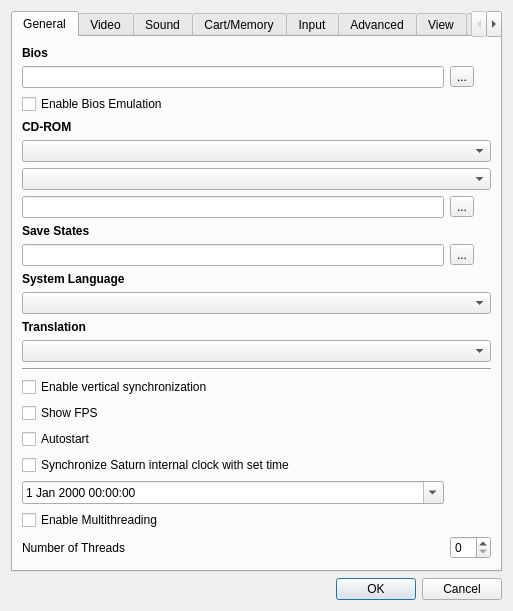
<?xml version="1.0" encoding="UTF-8"?>
<ui version="4.0">
 <class>UISettings</class>
 <widget class="QDialog" name="UISettings">
  <property name="geometry">
   <rect>
    <x>0</x>
    <y>0</y>
    <width>513</width>
    <height>523</height>
   </rect>
  </property>
  <property name="windowTitle">
   <string>Settings</string>
  </property>
  <layout class="QVBoxLayout">
   <item>
    <widget class="QTabWidget" name="twPages">
     <property name="currentIndex">
      <number>0</number>
     </property>
     <widget class="QWidget" name="wGeneral">
      <attribute name="title">
       <string>General</string>
      </attribute>
      <layout class="QGridLayout" name="gridLayout1">
       <item row="21" column="0">
        <widget class="QCheckBox" name="cbEnableMultiThreading">
         <property name="text">
          <string>Enable Multithreading</string>
         </property>
        </widget>
       </item>
       <item row="19" column="0">
        <widget class="QCheckBox" name="cbClockSync">
         <property name="text">
          <string>Synchronize Saturn internal clock with set time</string>
         </property>
        </widget>
       </item>
       <item row="23" column="0">
        <spacer>
         <property name="orientation">
          <enum>Qt::Vertical</enum>
         </property>
         <property name="sizeHint" stdset="0">
          <size>
           <width>20</width>
           <height>2</height>
          </size>
         </property>
        </spacer>
       </item>
       <item row="1" column="0">
        <widget class="QLineEdit" name="leBios"/>
       </item>
       <item row="1" column="1">
        <widget class="QToolButton" name="tbBios">
         <property name="text">
          <string>...</string>
         </property>
        </widget>
       </item>
       <item row="4" column="0" colspan="2">
        <widget class="QLabel" name="lCdRom">
         <property name="font">
          <font>
           <weight>75</weight>
           <bold>true</bold>
          </font>
         </property>
         <property name="text">
          <string>CD-ROM</string>
         </property>
         <property name="textFormat">
          <enum>Qt::PlainText</enum>
         </property>
        </widget>
       </item>
       <item row="5" column="0" colspan="2">
        <widget class="QComboBox" name="cbCdRom"/>
       </item>
       <item row="7" column="0">
        <widget class="QLineEdit" name="leCdRom"/>
       </item>
       <item row="7" column="1">
        <widget class="QToolButton" name="tbCdRom">
         <property name="text">
          <string>...</string>
         </property>
        </widget>
       </item>
       <item row="8" column="0" colspan="2">
        <widget class="QLabel" name="lSaveStates">
         <property name="font">
          <font>
           <weight>75</weight>
           <bold>true</bold>
          </font>
         </property>
         <property name="text">
          <string>Save States</string>
         </property>
         <property name="textFormat">
          <enum>Qt::PlainText</enum>
         </property>
        </widget>
       </item>
       <item row="9" column="0">
        <widget class="QLineEdit" name="leSaveStates"/>
       </item>
       <item row="9" column="1">
        <widget class="QToolButton" name="tbSaveStates">
         <property name="text">
          <string>...</string>
         </property>
        </widget>
       </item>
       <item row="10" column="0" colspan="2">
	<widget class="QLabel" name="lSysLanguageID">
         <property name="font">
          <font>
           <weight>75</weight>
           <bold>true</bold>
          </font>
         </property>
         <property name="text">
          <string>System Language</string>
         </property>
         <property name="textFormat">
          <enum>Qt::PlainText</enum>
         </property>
        </widget>
       </item>
       <item row="11" column="0" colspan="2">
        <widget class="QComboBox" name="cbSysLanguageID"/>
       </item>
       <item row="12" column="0" colspan="2">
        <widget class="QLabel" name="lTranslation">
         <property name="font">
          <font>
           <weight>75</weight>
           <bold>true</bold>
          </font>
         </property>
         <property name="text">
          <string>Translation</string>
         </property>
         <property name="textFormat">
          <enum>Qt::PlainText</enum>
         </property>
        </widget>
       </item>
       <item row="14" column="0" colspan="2">
        <widget class="Line" name="line">
         <property name="orientation">
          <enum>Qt::Horizontal</enum>
         </property>
        </widget>
       </item>
       <item row="15" column="0" colspan="2">
        <widget class="QCheckBox" name="cbEnableVSync">
         <property name="text">
          <string>Enable vertical synchronization</string>
         </property>
        </widget>
       </item>
       <item row="16" column="0" colspan="2">
        <widget class="QCheckBox" name="cbShowFPS">
         <property name="text">
          <string>Show FPS</string>
         </property>
        </widget>
       </item>
       <item row="17" column="0" colspan="2">
        <widget class="QCheckBox" name="cbAutostart">
         <property name="text">
          <string>Autostart</string>
         </property>
        </widget>
       </item>
       <item row="0" column="0" colspan="2">
        <widget class="QLabel" name="lBios">
         <property name="font">
          <font>
           <weight>75</weight>
           <bold>true</bold>
          </font>
         </property>
         <property name="text">
          <string>Bios</string>
         </property>
         <property name="textFormat">
          <enum>Qt::PlainText</enum>
         </property>
        </widget>
       </item>
       <item row="6" column="0" colspan="2">
        <widget class="QComboBox" name="cbCdDrive">
         <property name="sizePolicy">
          <sizepolicy hsizetype="Minimum" vsizetype="Fixed">
           <horstretch>0</horstretch>
           <verstretch>0</verstretch>
          </sizepolicy>
         </property>
        </widget>
       </item>
       <item row="13" column="0" colspan="2">
        <widget class="QComboBox" name="cbTranslation"/>
       </item>
       <item row="20" column="0">
        <widget class="QDateTimeEdit" name="dteBaseTime">
         <property name="calendarPopup">
          <bool>true</bool>
         </property>
        </widget>
       </item>
       <item row="22" column="0">
        <widget class="QLabel" name="label_2">
         <property name="text">
          <string>Number of Threads</string>
         </property>
        </widget>
       </item>
       <item row="22" column="1">
        <widget class="QSpinBox" name="sbNumberOfThreads"/>
       </item>
       <item row="2" column="0">
        <widget class="QCheckBox" name="cbEnableBiosEmulation">
         <property name="text">
          <string>Enable Bios Emulation</string>
         </property>
        </widget>
       </item>
      </layout>
     </widget>
     <widget class="QWidget" name="wVideo">
      <attribute name="title">
       <string>Video</string>
      </attribute>
      <layout class="QGridLayout" name="gridLayout2">
       <item row="3" column="0" colspan="3">
        <widget class="QLabel" name="lOSDCore">
         <property name="font">
          <font>
           <weight>75</weight>
           <bold>true</bold>
          </font>
         </property>
         <property name="text">
          <string>OSD Core</string>
         </property>
         <property name="textFormat">
          <enum>Qt::PlainText</enum>
         </property>
        </widget>
       </item>
       <item row="6" column="0" colspan="3">
        <widget class="QComboBox" name="cbAspectRatio"/>
       </item>
       <item row="1" column="0" colspan="3">
        <widget class="QComboBox" name="cbVideoCore"/>
       </item>
       <item row="5" column="0" colspan="3">
        <widget class="QLabel" name="lWinResolution">
         <property name="font">
          <font>
           <weight>75</weight>
           <bold>true</bold>
          </font>
         </property>
         <property name="text">
          <string>Window Resolution</string>
         </property>
         <property name="textFormat">
          <enum>Qt::PlainText</enum>
         </property>
        </widget>
       </item>
       <item row="12" column="0">
        <widget class="QCheckBox" name="cbFullscreen">
         <property name="text">
          <string>Start in Fullscreen</string>
         </property>
        </widget>
       </item>
       <item row="4" column="0" colspan="3">
        <widget class="QComboBox" name="cbOSDCore"/>
       </item>
       <item row="0" column="0" colspan="3">
        <widget class="QLabel" name="lVideoCore">
         <property name="font">
          <font>
           <weight>75</weight>
           <bold>true</bold>
          </font>
         </property>
         <property name="text">
          <string>Video Core</string>
         </property>
         <property name="textFormat">
          <enum>Qt::PlainText</enum>
         </property>
        </widget>
       </item>
		<item row="19" column="0">
			<widget class="QLabel" name="UpscaleFilter">
				<property name="font">
				<font>
					<weight>75</weight>
					<bold>true</bold>
				</font>
				</property>
				<property name="text">
					<string>Upscale Filter :</string>
				</property>
				<property name="textFormat">
					<enum>Qt::PlainText</enum>
				</property>
				<property name="alignment" >
					<set>Qt::AlignRight|Qt::AlignVCenter</set>
				</property>
			</widget>
		</item>
		<item row="19" column="1">
			<widget class="QComboBox" name="cbUpscaleMode"/>
		</item>
		<item row="20" column="0">
			<widget class="QLabel" name="Embellishmentfilter">
				<property name="font">
				<font>
					<weight>75</weight>
					<bold>true</bold>
				</font>
				</property>
				<property name="text">
					<string>Embellishment filter :</string>
				</property>
				<property name="textFormat">
					<enum>Qt::PlainText</enum>
				</property>
				<property name="alignment" >
					<set>Qt::AlignRight|Qt::AlignVCenter</set>
				</property>
			</widget>
		</item>
		<item row="20" column="1">
		<widget class="QComboBox" name="cbFilterMode"/>
		</item>
		<item row="21" column="0">
			<widget class="QLabel" name="OpenGLSize">
				<property name="font">
				<font>
					<weight>75</weight>
					<bold>true</bold>
				</font>
				</property>
				<property name="text">
					<string>Window size :</string>
				</property>
				<property name="textFormat">
					<enum>Qt::PlainText</enum>
				</property>
				<property name="alignment" >
					<set>Qt::AlignRight|Qt::AlignVCenter</set>
				</property>
			</widget>
		</item>
       <item row="21" column="1">
        <widget class="QComboBox" name="cbResolution"/>
       </item>
		<item row="22" column="0">
			<widget class="QLabel" name="Tesselation">
				<property name="font">
				<font>
					<weight>75</weight>
					<bold>true</bold>
				</font>
				</property>
				<property name="text">
					<string>Tesselation :</string>
				</property>
				<property name="textFormat">
					<enum>Qt::PlainText</enum>
				</property>
				<property name="alignment" >
					<set>Qt::AlignRight|Qt::AlignVCenter</set>
				</property>
			</widget>
		</item>
       <item row="22" column="1">
        <widget class="QComboBox" name="cbPolygonGeneration"/>
       </item>
		<item row="23" column="0">
			<widget class="QLabel" name="TVEffect">
				<property name="font">
				<font>
					<weight>75</weight>
					<bold>true</bold>
				</font>
				</property>
				<property name="text">
					<string>TV effect :</string>
				</property>
				<property name="textFormat">
					<enum>Qt::PlainText</enum>
				</property>
				<property name="alignment" >
					<set>Qt::AlignRight|Qt::AlignVCenter</set>
				</property>
			</widget>
		</item>
    <item row="23" column="1">
      <widget class="QComboBox" name="cbScanlineFilter"/>
    </item>
    <item row="24" column="0">
      <widget class="QLabel" name="MeshMode">
        <property name="font">
        <font>
          <weight>75</weight>
          <bold>true</bold>
        </font>
        </property>
        <property name="text">
          <string>Mesh Mode :</string>
        </property>
        <property name="textFormat">
          <enum>Qt::PlainText</enum>
        </property>
        <property name="alignment" >
          <set>Qt::AlignRight|Qt::AlignVCenter</set>
        </property>
      </widget>
    </item>
    <item row="24" column="1">
      <widget class="QComboBox" name="cbMeshModeFilter"/>
    </item>
    <item row="25" column="0">
      <widget class="QLabel" name="GPU RBG">
        <property name="font">
          <font>
            <weight>75</weight>
            <bold>true</bold>
          </font>
        </property>
        <property name="text">
          <string>GPU RBG :</string>
        </property>
        <property name="textFormat">
          <enum>Qt::PlainText</enum>
        </property>
        <property name="alignment" >
          <set>Qt::AlignRight|Qt::AlignVCenter</set>
        </property>
      </widget>
    </item>
    <item row="25" column="1">
      <widget class="QComboBox" name="cbGPURBG"/>
    </item>
    <item row="26" column="0">
      <widget class="QLabel" name="BandingMode">
        <property name="font">
        <font>
          <weight>75</weight>
          <bold>true</bold>
        </font>
        </property>
        <property name="text">
          <string>Gouraud Mode :</string>
        </property>
        <property name="textFormat">
          <enum>Qt::PlainText</enum>
        </property>
        <property name="alignment" >
          <set>Qt::AlignRight|Qt::AlignVCenter</set>
        </property>
      </widget>
    </item>
    <item row="26" column="1">
      <widget class="QComboBox" name="cbBandingModeFilter"/>
    </item>
    <item row="27" column="0">
			<widget class="QLabel" name="Wireframe">
				<property name="font">
				<font>
					<weight>75</weight>
					<bold>true</bold>
				</font>
				</property>
				<property name="text">
					<string>Wireframe :</string>
				</property>
				<property name="textFormat">
					<enum>Qt::PlainText</enum>
				</property>
				<property name="alignment" >
					<set>Qt::AlignRight|Qt::AlignVCenter</set>
				</property>
			</widget>
		</item>
    <item row="27" column="1">
      <widget class="QComboBox" name="cbWireframeFilter"/>
    </item>
      </layout>
     </widget>
     <widget class="QWidget" name="wSound">
      <attribute name="title">
       <string>Sound</string>
      </attribute>
      <layout class="QVBoxLayout">
       <item>
        <widget class="QLabel" name="lSoundCore">
         <property name="font">
          <font>
           <weight>75</weight>
           <bold>true</bold>
          </font>
         </property>
         <property name="text">
          <string>Sound Core</string>
         </property>
         <property name="textFormat">
          <enum>Qt::PlainText</enum>
         </property>
        </widget>
       </item>
       <item>
        <widget class="QComboBox" name="cbSoundCore"/>
       </item>
       <item>
        <spacer>
         <property name="orientation">
          <enum>Qt::Vertical</enum>
         </property>
         <property name="sizeHint" stdset="0">
          <size>
           <width>20</width>
           <height>2</height>
          </size>
         </property>
        </spacer>
       </item>
      </layout>
     </widget>
     <widget class="QWidget" name="wCartMemory">
      <attribute name="title">
       <string>Cart/Memory</string>
      </attribute>
      <layout class="QGridLayout" name="gridLayout3">
       <item row="9" column="3">
        <widget class="QToolButton" name="tbMemory">
         <property name="text">
          <string>...</string>
         </property>
        </widget>
       </item>
       <item row="5" column="3">
        <widget class="QToolButton" name="tbCartridge">
         <property name="text">
          <string>...</string>
         </property>
        </widget>
       </item>
       <item row="8" column="0" colspan="4">
        <widget class="QLabel" name="lMemory">
         <property name="font">
          <font>
           <weight>75</weight>
           <bold>true</bold>
          </font>
         </property>
         <property name="text">
          <string>Memory</string>
         </property>
         <property name="textFormat">
          <enum>Qt::PlainText</enum>
         </property>
        </widget>
       </item>
       <item row="10" column="0" colspan="4">
        <widget class="QLabel" name="lMpegROM">
         <property name="font">
          <font>
           <weight>75</weight>
           <bold>true</bold>
          </font>
         </property>
         <property name="text">
          <string>Mpeg ROM</string>
         </property>
         <property name="textFormat">
          <enum>Qt::PlainText</enum>
         </property>
        </widget>
       </item>
       <item row="9" column="0" colspan="3">
        <widget class="QLineEdit" name="leMemory"/>
       </item>
       <item row="13" column="1">
        <spacer>
         <property name="orientation">
          <enum>Qt::Vertical</enum>
         </property>
         <property name="sizeHint" stdset="0">
          <size>
           <width>20</width>
           <height>2</height>
          </size>
         </property>
        </spacer>
       </item>
       <item row="11" column="3">
        <widget class="QToolButton" name="tbMpegROM">
         <property name="text">
          <string>...</string>
         </property>
        </widget>
       </item>
       <item row="5" column="0" colspan="3">
        <widget class="QLineEdit" name="leCartridge">
         <property name="inputMask">
          <string/>
         </property>
        </widget>
       </item>
       <item row="11" column="0" colspan="3">
        <widget class="QLineEdit" name="leMpegROM"/>
       </item>
       <item row="0" column="0" colspan="4">
        <widget class="QLabel" name="lCartridge">
         <property name="font">
          <font>
           <weight>75</weight>
           <bold>true</bold>
          </font>
         </property>
         <property name="text">
          <string>Cartridge</string>
         </property>
         <property name="textFormat">
          <enum>Qt::PlainText</enum>
         </property>
        </widget>
       </item>
       <item row="2" column="2" colspan="2">
        <widget class="QLineEdit" name="leCartridgeModemIP">
         <property name="toolTip">
          <string/>
         </property>
         <property name="inputMask">
          <string/>
         </property>
         <property name="maxLength">
          <number>15</number>
         </property>
        </widget>
       </item>
       <item row="1" column="0" colspan="4">
        <widget class="QComboBox" name="cbCartridge"/>
       </item>
       <item row="2" column="0" colspan="4">
        <widget class="QComboBox" name="cbSTVGame"/>
       </item>
       <item row="2" column="0">
        <widget class="QLabel" name="lCartridgeModemIP">
         <property name="text">
          <string>Default Dial IP</string>
         </property>
        </widget>
       </item>
       <item row="4" column="2" colspan="2">
        <widget class="QLineEdit" name="leCartridgeModemPort">
         <property name="toolTip">
          <string/>
         </property>
         <property name="text">
          <string notr="true"/>
         </property>
         <property name="maxLength">
          <number>5</number>
         </property>
        </widget>
       </item>
       <item row="4" column="0">
        <widget class="QLabel" name="lCartridgeModemPort">
         <property name="text">
          <string>Port</string>
         </property>
        </widget>
       </item>
       <item row="12" column="0">
        <widget class="QCheckBox" name="checkBox_extended_internal_backup">
         <property name="text">
          <string>Extend Internal backup memory to 8MB</string>
         </property>
        </widget>
       </item>
       <item row="6" column="0">
        <widget class="QLabel" name="lRegion">
         <property name="font">
          <font>
           <weight>75</weight>
           <bold>true</bold>
          </font>
         </property>
         <property name="text">
          <string>Region</string>
         </property>
         <property name="textFormat">
          <enum>Qt::PlainText</enum>
         </property>
        </widget>
       </item>
       <item row="7" column="0">
        <widget class="QComboBox" name="cbRegion"/>
       </item>
      </layout>
     </widget>
     <widget class="QWidget" name="wInput">
      <attribute name="title">
       <string>Input</string>
      </attribute>
      <layout class="QGridLayout" name="gridLayout4">
       <item row="0" column="0" colspan="2">
        <widget class="QLabel" name="lInput">
         <property name="sizePolicy">
          <sizepolicy hsizetype="Preferred" vsizetype="Maximum">
           <horstretch>0</horstretch>
           <verstretch>0</verstretch>
          </sizepolicy>
         </property>
         <property name="font">
          <font>
           <weight>75</weight>
           <bold>true</bold>
          </font>
         </property>
         <property name="text">
          <string>Input</string>
         </property>
         <property name="textFormat">
          <enum>Qt::PlainText</enum>
         </property>
        </widget>
       </item>
       <item row="1" column="0" colspan="2">
        <widget class="QComboBox" name="cbInput"/>
       </item>
       <item row="2" column="0">
        <widget class="UIPortManager" name="pmPort1">
         <property name="sizePolicy">
          <sizepolicy hsizetype="Preferred" vsizetype="Expanding">
           <horstretch>0</horstretch>
           <verstretch>0</verstretch>
          </sizepolicy>
         </property>
         <property name="title">
          <string>Port 1</string>
         </property>
        </widget>
       </item>
       <item row="2" column="1">
        <widget class="UIPortManager" name="pmPort2">
         <property name="sizePolicy">
          <sizepolicy hsizetype="Preferred" vsizetype="Expanding">
           <horstretch>0</horstretch>
           <verstretch>0</verstretch>
          </sizepolicy>
         </property>
         <property name="title">
          <string>Port 2</string>
         </property>
        </widget>
       </item>
       <item row="3" column="0">
        <widget class="QLabel" name="lGunMouseSensitivity">
         <property name="font">
          <font>
           <weight>75</weight>
           <bold>true</bold>
          </font>
         </property>
         <property name="text">
          <string>Gun/Mouse Sensitivity</string>
         </property>
        </widget>
       </item>
       <item row="4" column="0" colspan="2">
        <widget class="QSlider" name="sGunMouseSensitivity">
         <property name="minimum">
          <number>1</number>
         </property>
         <property name="maximum">
          <number>400</number>
         </property>
         <property name="orientation">
          <enum>Qt::Horizontal</enum>
         </property>
        </widget>
       </item>
      </layout>
     </widget>
     <widget class="QWidget" name="wAdvanced">
      <attribute name="title">
       <string>Advanced</string>
      </attribute>
      <layout class="QVBoxLayout">
       <item>
        <widget class="QLabel" name="lSH2Interpreter">
         <property name="font">
          <font>
           <weight>75</weight>
           <bold>true</bold>
          </font>
         </property>
         <property name="text">
          <string>SH2 Interpreter</string>
         </property>
         <property name="textFormat">
          <enum>Qt::PlainText</enum>
         </property>
        </widget>
       </item>
       <item>
        <widget class="QComboBox" name="cbSH2Interpreter"/>
       </item>
       <item>
        <widget class="QLabel" name="l68kCore">
         <property name="font">
          <font>
           <weight>75</weight>
           <bold>true</bold>
          </font>
         </property>
         <property name="text">
          <string>68000 Core</string>
         </property>
        </widget>
       </item>
       <item>
        <widget class="QComboBox" name="cb68kCore"/>
       </item>
       <item>
        <spacer>
         <property name="orientation">
          <enum>Qt::Vertical</enum>
         </property>
         <property name="sizeHint" stdset="0">
          <size>
           <width>20</width>
           <height>2</height>
          </size>
         </property>
        </spacer>
       </item>
      </layout>
     </widget>
     <widget class="QWidget" name="wView">
      <attribute name="title">
       <string>View</string>
      </attribute>
      <layout class="QGridLayout">
       <item row="6" column="0">
        <spacer>
         <property name="orientation">
          <enum>Qt::Vertical</enum>
         </property>
         <property name="sizeHint" stdset="0">
          <size>
           <width>20</width>
           <height>2</height>
          </size>
         </property>
        </spacer>
       </item>
       <item row="0" column="0" colspan="3">
        <widget class="QLabel" name="lHideMenubar">
         <property name="font">
          <font>
           <weight>75</weight>
           <bold>true</bold>
          </font>
         </property>
         <property name="text">
          <string>Hide Menubar</string>
         </property>
        </widget>
       </item>
       <item row="1" column="0">
        <widget class="QRadioButton" name="rbMenubarNever">
         <property name="text">
          <string>Never</string>
         </property>
         <attribute name="buttonGroup">
          <string notr="true">bgShowMenubar</string>
         </attribute>
        </widget>
       </item>
       <item row="1" column="1">
        <widget class="QRadioButton" name="rbMenubarFullscreen">
         <property name="text">
          <string>On fullscreen</string>
         </property>
         <attribute name="buttonGroup">
          <string notr="true">bgShowMenubar</string>
         </attribute>
        </widget>
       </item>
       <item row="1" column="2">
        <widget class="QRadioButton" name="rbMenubarAlways">
         <property name="text">
          <string>Always</string>
         </property>
         <attribute name="buttonGroup">
          <string notr="true">bgShowMenubar</string>
         </attribute>
        </widget>
       </item>
       <item row="2" column="0" colspan="3">
        <widget class="QLabel" name="lHideToolbar">
         <property name="font">
          <font>
           <weight>75</weight>
           <bold>true</bold>
          </font>
         </property>
         <property name="text">
          <string>Hide Toolbar</string>
         </property>
        </widget>
       </item>
       <item row="3" column="0">
        <widget class="QRadioButton" name="rbToolbarNever">
         <property name="text">
          <string>Never</string>
         </property>
         <attribute name="buttonGroup">
          <string notr="true">bgShowToolbar</string>
         </attribute>
        </widget>
       </item>
       <item row="3" column="1">
        <widget class="QRadioButton" name="rbToolbarFullscreen">
         <property name="text">
          <string>On fullscreen</string>
         </property>
         <attribute name="buttonGroup">
          <string notr="true">bgShowToolbar</string>
         </attribute>
        </widget>
       </item>
       <item row="3" column="2">
        <widget class="QRadioButton" name="rbToolbarAlways">
         <property name="text">
          <string>Always</string>
         </property>
         <attribute name="buttonGroup">
          <string notr="true">bgShowToolbar</string>
         </attribute>
        </widget>
       </item>
       <item row="1" column="3">
        <widget class="QRadioButton" name="rbMenubarFullscreenHover">
         <property name="text">
          <string>Display on Hover</string>
         </property>
         <attribute name="buttonGroup">
          <string notr="true">bgShowMenubar</string>
         </attribute>
        </widget>
       </item>
      </layout>
     </widget>
     <widget class="QWidget" name="tab">
      <attribute name="title">
       <string>Shortcuts</string>
      </attribute>
      <layout class="QVBoxLayout" name="verticalLayout">
       <item>
        <widget class="UIShortcutManager" name="twShortcuts">
         <property name="tabKeyNavigation">
          <bool>false</bool>
         </property>
         <property name="dragDropOverwriteMode">
          <bool>false</bool>
         </property>
         <property name="selectionBehavior">
          <enum>QAbstractItemView::SelectRows</enum>
         </property>
         <attribute name="horizontalHeaderCascadingSectionResizes">
          <bool>false</bool>
         </attribute>
         <attribute name="horizontalHeaderStretchLastSection">
          <bool>false</bool>
         </attribute>
         <attribute name="verticalHeaderVisible">
          <bool>false</bool>
         </attribute>
         <attribute name="verticalHeaderStretchLastSection">
          <bool>false</bool>
         </attribute>
         <column>
          <property name="text">
           <string>Description</string>
          </property>
         </column>
         <column>
          <property name="text">
           <string>Shortcut</string>
          </property>
         </column>
        </widget>
       </item>
      </layout>
     </widget>
    </widget>
   </item>
   <item>
    <widget class="QDialogButtonBox" name="dbbButtons">
     <property name="orientation">
      <enum>Qt::Horizontal</enum>
     </property>
     <property name="standardButtons">
      <set>QDialogButtonBox::Cancel|QDialogButtonBox::Ok</set>
     </property>
    </widget>
   </item>
  </layout>
 </widget>
 <customwidgets>
  <customwidget>
   <class>UIPortManager</class>
   <extends>QGroupBox</extends>
   <header>ui/UIPortManager.h</header>
   <container>1</container>
  </customwidget>
  <customwidget>
   <class>UIShortcutManager</class>
   <extends>QTableWidget</extends>
   <header>UIShortcutManager.h</header>
  </customwidget>
 </customwidgets>
 <resources/>
 <connections>
  <connection>
   <sender>dbbButtons</sender>
   <signal>accepted()</signal>
   <receiver>UISettings</receiver>
   <slot>accept()</slot>
   <hints>
    <hint type="sourcelabel">
     <x>373</x>
     <y>399</y>
    </hint>
    <hint type="destinationlabel">
     <x>383</x>
     <y>403</y>
    </hint>
   </hints>
  </connection>
  <connection>
   <sender>dbbButtons</sender>
   <signal>rejected()</signal>
   <receiver>UISettings</receiver>
   <slot>reject()</slot>
   <hints>
    <hint type="sourcelabel">
     <x>467</x>
     <y>399</y>
    </hint>
    <hint type="destinationlabel">
     <x>453</x>
     <y>352</y>
    </hint>
   </hints>
  </connection>
 </connections>
 <buttongroups>
  <buttongroup name="bgShowMenubar"/>
  <buttongroup name="bgShowLogWindow"/>
  <buttongroup name="bgShowToolbar"/>
 </buttongroups>
</ui>
